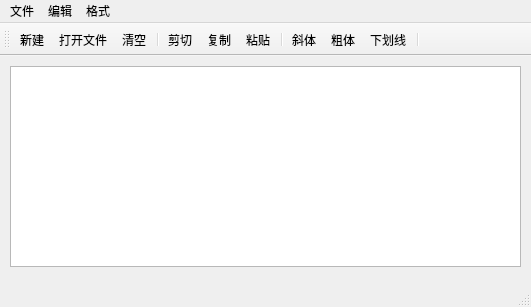
<?xml version="1.0" encoding="UTF-8"?>
<ui version="4.0">
 <class>QWMainWind</class>
 <widget class="QMainWindow" name="QWMainWind">
  <property name="geometry">
   <rect>
    <x>0</x>
    <y>0</y>
    <width>531</width>
    <height>307</height>
   </rect>
  </property>
  <property name="windowTitle">
   <string>QWMainWind</string>
  </property>
  <widget class="QWidget" name="centralWidget">
   <widget class="QTextEdit" name="txtEdit">
    <property name="geometry">
     <rect>
      <x>10</x>
      <y>10</y>
      <width>511</width>
      <height>201</height>
     </rect>
    </property>
   </widget>
  </widget>
  <widget class="QMenuBar" name="menuBar">
   <property name="geometry">
    <rect>
     <x>0</x>
     <y>0</y>
     <width>531</width>
     <height>23</height>
    </rect>
   </property>
   <widget class="QMenu" name="menu">
    <property name="title">
     <string>文件</string>
    </property>
    <addaction name="actNew"/>
    <addaction name="actOpen"/>
    <addaction name="separator"/>
    <addaction name="actClose"/>
   </widget>
   <widget class="QMenu" name="menu_2">
    <property name="title">
     <string>编辑</string>
    </property>
    <addaction name="actCut"/>
    <addaction name="actCopy"/>
    <addaction name="actPaste"/>
    <addaction name="separator"/>
    <addaction name="actClear"/>
   </widget>
   <widget class="QMenu" name="menu_3">
    <property name="title">
     <string>格式</string>
    </property>
    <addaction name="actFontBold"/>
    <addaction name="actFontItalic"/>
    <addaction name="actFontUnder"/>
    <addaction name="separator"/>
    <addaction name="actToolbatLab"/>
   </widget>
   <addaction name="menu"/>
   <addaction name="menu_2"/>
   <addaction name="menu_3"/>
  </widget>
  <widget class="QToolBar" name="mainToolBar">
   <attribute name="toolBarArea">
    <enum>TopToolBarArea</enum>
   </attribute>
   <attribute name="toolBarBreak">
    <bool>false</bool>
   </attribute>
   <addaction name="actNew"/>
   <addaction name="actOpen"/>
   <addaction name="actClear"/>
   <addaction name="separator"/>
   <addaction name="actCut"/>
   <addaction name="actCopy"/>
   <addaction name="actPaste"/>
   <addaction name="separator"/>
   <addaction name="actFontItalic"/>
   <addaction name="actFontBold"/>
   <addaction name="actFontUnder"/>
   <addaction name="separator"/>
  </widget>
  <widget class="QStatusBar" name="statusBar"/>
  <action name="actCut">
   <property name="icon">
    <iconset>
     <normaloff>images/cut.bmp</normaloff>images/cut.bmp</iconset>
   </property>
   <property name="text">
    <string>剪切</string>
   </property>
   <property name="toolTip">
    <string>剪切</string>
   </property>
   <property name="shortcut">
    <string>Ctrl+X</string>
   </property>
  </action>
  <action name="actCopy">
   <property name="icon">
    <iconset>
     <normaloff>images/120.bmp</normaloff>images/120.bmp</iconset>
   </property>
   <property name="text">
    <string>复制</string>
   </property>
   <property name="toolTip">
    <string>复制</string>
   </property>
   <property name="shortcut">
    <string>Ctrl+C</string>
   </property>
  </action>
  <action name="actPaste">
   <property name="icon">
    <iconset>
     <normaloff>images/paste.bmp</normaloff>images/paste.bmp</iconset>
   </property>
   <property name="text">
    <string>粘贴</string>
   </property>
   <property name="toolTip">
    <string>粘贴</string>
   </property>
   <property name="shortcut">
    <string>Ctrl+V</string>
   </property>
  </action>
  <action name="actFontBold">
   <property name="checkable">
    <bool>true</bool>
   </property>
   <property name="icon">
    <iconset>
     <normaloff>images/BLD.BMP</normaloff>images/BLD.BMP</iconset>
   </property>
   <property name="text">
    <string>粗体</string>
   </property>
   <property name="toolTip">
    <string>粗体</string>
   </property>
  </action>
  <action name="actFontItalic">
   <property name="checkable">
    <bool>true</bool>
   </property>
   <property name="icon">
    <iconset>
     <normaloff>images/ITL.BMP</normaloff>images/ITL.BMP</iconset>
   </property>
   <property name="text">
    <string>斜体</string>
   </property>
   <property name="toolTip">
    <string>斜体</string>
   </property>
  </action>
  <action name="actFontUnder">
   <property name="checkable">
    <bool>true</bool>
   </property>
   <property name="icon">
    <iconset>
     <normaloff>images/WORDUNDR.BMP</normaloff>images/WORDUNDR.BMP</iconset>
   </property>
   <property name="text">
    <string>下划线</string>
   </property>
   <property name="toolTip">
    <string>下划线</string>
   </property>
  </action>
  <action name="actClose">
   <property name="icon">
    <iconset>
     <normaloff>images/exit.bmp</normaloff>images/exit.bmp</iconset>
   </property>
   <property name="text">
    <string>退出</string>
   </property>
   <property name="toolTip">
    <string>退出</string>
   </property>
  </action>
  <action name="actOpen">
   <property name="icon">
    <iconset>
     <normaloff>images/open3.bmp</normaloff>images/open3.bmp</iconset>
   </property>
   <property name="text">
    <string>打开文件</string>
   </property>
   <property name="toolTip">
    <string>打开文件</string>
   </property>
   <property name="shortcut">
    <string>Ctrl+O</string>
   </property>
  </action>
  <action name="actClear">
   <property name="icon">
    <iconset>
     <normaloff>images/103.bmp</normaloff>images/103.bmp</iconset>
   </property>
   <property name="text">
    <string>清空</string>
   </property>
   <property name="toolTip">
    <string>清空内容</string>
   </property>
  </action>
  <action name="actFont">
   <property name="icon">
    <iconset>
     <normaloff>images/20.ico</normaloff>images/20.ico</iconset>
   </property>
   <property name="text">
    <string>字体设置</string>
   </property>
   <property name="toolTip">
    <string>字体设置</string>
   </property>
  </action>
  <action name="actNew">
   <property name="icon">
    <iconset>
     <normaloff>images/new2.bmp</normaloff>images/new2.bmp</iconset>
   </property>
   <property name="text">
    <string>新建</string>
   </property>
   <property name="toolTip">
    <string>新建</string>
   </property>
   <property name="shortcut">
    <string>Ctrl+N</string>
   </property>
  </action>
  <action name="actToolbatLab">
   <property name="checkable">
    <bool>true</bool>
   </property>
   <property name="icon">
    <iconset>
     <normaloff>images/430.bmp</normaloff>images/430.bmp</iconset>
   </property>
   <property name="text">
    <string>显示工具栏文字标签</string>
   </property>
   <property name="toolTip">
    <string>显示工具栏文字标签</string>
   </property>
  </action>
 </widget>
 <layoutdefault spacing="6" margin="11"/>
 <resources/>
 <connections>
  <connection>
   <sender>actClose</sender>
   <signal>triggered()</signal>
   <receiver>QWMainWind</receiver>
   <slot>close()</slot>
   <hints>
    <hint type="sourcelabel">
     <x>-1</x>
     <y>-1</y>
    </hint>
    <hint type="destinationlabel">
     <x>265</x>
     <y>153</y>
    </hint>
   </hints>
  </connection>
 </connections>
</ui>
